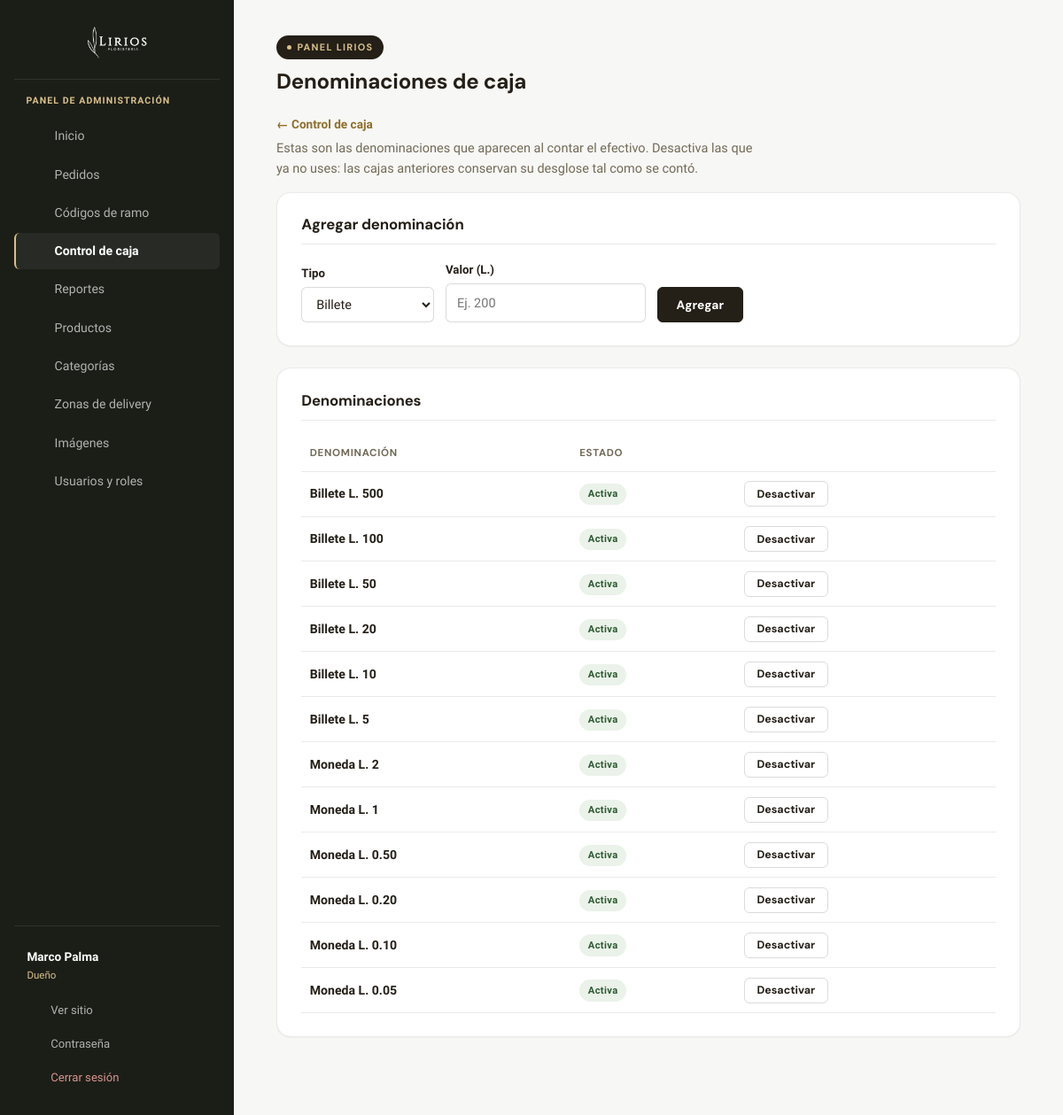
Page /admin/caja-denominaciones.php (signed in) on the committed database.
### tables this page shows
CREATE TABLE admin_usuarios (
  id            INT AUTO_INCREMENT PRIMARY KEY,
  usuario       VARCHAR(50) NOT NULL UNIQUE,
  nombre        VARCHAR(100) NOT NULL,
  password_hash VARCHAR(255) NOT NULL,
  rol_id        INT NOT NULL,
  activo        TINYINT(1) NOT NULL DEFAULT 1,
  ultimo_acceso DATETIME DEFAULT NULL,
  creado_en     DATETIME NOT NULL DEFAULT CURRENT_TIMESTAMP,
  FOREIGN KEY (rol_id) REFERENCES admin_roles(id)
);

CREATE TABLE admin_roles (
  id          INT AUTO_INCREMENT PRIMARY KEY,
  nombre      VARCHAR(80) NOT NULL UNIQUE,
  descripcion VARCHAR(200) DEFAULT NULL,
  es_dueno    TINYINT(1) NOT NULL DEFAULT 0,   
  creado_en   DATETIME NOT NULL DEFAULT CURRENT_TIMESTAMP
);

CREATE TABLE caja_denominaciones (
  id      INT AUTO_INCREMENT PRIMARY KEY,
  valor   DECIMAL(10,2) NOT NULL,
  tipo    ENUM('BILLETE','MONEDA') NOT NULL,
  activa  TINYINT(1) NOT NULL DEFAULT 1,    
  UNIQUE KEY uq_caja_denominacion (valor, tipo)
);

### admin/includes/functions.php (called while the page is built, shortened)
<?php
function e(?string $texto): string
{
    return htmlspecialchars((string) $texto, ENT_QUOTES, 'UTF-8');
}

### admin/includes/permisos.php (called while the page is built, shortened)
<?php
function usuario_actual(): ?array
{
    static $cargado = false, $usuario = null;
    if ($cargado) {
        return $usuario;
    }
    $cargado = true;
    $id = (int) ($_SESSION['usuario_id'] ?? 0);
    $stmt = db()->prepare(
        'SELECT u.id, u.usuario, u.nombre, u.rol_id, r.nombre AS rol_nombre, r.es_dueno
         FROM admin_usuarios u JOIN admin_roles r ON r.id = u.rol_id
         WHERE u.id = ? AND u.activo = 1'
    );
    $stmt->execute([$id]);
    $fila = $stmt->fetch();
    $permisos = [];
    $fila['permisos'] = $permisos;
    $usuario = $fila;
    return $usuario;
}

### config/db.php (called while the page is built, shortened)
<?php
function db(): PDO
{
    static $pdo = null;
    if ($pdo === null) {
        try {
            $pdo = new PDO(
                'mysql:host=' . DB_HOST . ';dbname=' . DB_NAME . ';charset=utf8mb4',
                DB_USER,
                DB_PASS,
                [
                    PDO::ATTR_ERRMODE => PDO::ERRMODE_EXCEPTION,
                    PDO::ATTR_DEFAULT_FETCH_MODE => PDO::FETCH_ASSOC,
                    PDO::ATTR_EMULATE_PREPARES => false,
                ]
            );
        } catch (PDOException $e) {
            error_log('[lirios] No se pudo conectar a la base de datos: ' . $e->getMessage());
            fallar_conexion_bd();
        }
    }
    return $pdo;
}

### admin/includes/auth.php (called while the page is built, shortened)
<?php
require_once __DIR__ . '/permisos.php';
if (empty($_SESSION['lirios_admin']) || usuario_actual() === null) {
    unset($_SESSION['lirios_admin'], $_SESSION['usuario_id']);
    header('Location: index.php');
    exit;
}

### admin/includes/caja.php (called while the page is built, shortened)
<?php
function caja_etiqueta_denominacion(array $d): string
{
    $valor = (float) $d['valor'];
    $txt = $valor == floor($valor) ? number_format($valor, 0) : number_format($valor, 2);
    return ($d['tipo'] === 'BILLETE' ? 'Billete' : 'Moneda') . ' L. ' . $txt;
}
function caja_denominaciones(bool $soloActivas = true): array
{
    $sql = 'SELECT * FROM caja_denominaciones' . ($soloActivas ? ' WHERE activa = 1' : '')
        . " ORDER BY tipo = 'MONEDA', valor DESC";
    return db()->query($sql)->fetchAll();
}
    ?>

### admin/caja-denominaciones.php (the view, shortened to what this page needs)
<?php
require_once __DIR__ . '/includes/auth.php';
require_once __DIR__ . '/includes/functions.php';
require_once __DIR__ . '/includes/layout.php';
require_once __DIR__ . '/includes/caja.php';
$denominaciones = caja_denominaciones(false);
admin_header('Denominaciones de caja', 'caja.php');
?>
<p class="caja-volver-fila"><a class="caja-volver" href="caja.php">← Control de caja</a></p>
<p class="intro">Estas son las denominaciones que aparecen al contar el efectivo. Desactiva las que ya no uses: las cajas anteriores conservan su desglose tal como se contó.</p>
<div class="panel">
  <h2>Agregar denominación</h2>
  <form method="post" action="caja-denominaciones.php" class="caja-form-den">
    <div>
      <label for="den-tipo">Tipo</label>
      <select id="den-tipo" name="tipo"><option value="BILLETE">Billete</option><option value="MONEDA">Moneda</option></select>
    </div>
    <div>
      <label for="den-valor">Valor (L.)</label>
      <input type="number" id="den-valor" name="valor" min="0.01" step="0.01" inputmode="decimal" required placeholder="Ej. 200">
    </div>
    <button type="submit" class="btn">Agregar</button>
  </form>
</div>
<div class="panel">
  <h2>Denominaciones</h2>
  <div class="tabla-scroll">
    <table class="tabla caja-tabla">
      <thead><tr><th>Denominación</th><th>Estado</th><th></th></tr></thead>
      <tbody>
        <?php foreach ($denominaciones as $d): ?>
          <tr>
            <td data-label="Denominación"><strong><?= e(caja_etiqueta_denominacion($d)) ?></strong></td>
            <td data-label="Estado"><?= $d['activa'] ? '<span class="badge si">Activa</span>' : '<span class="caja-estado cerrada"><i></i> Desactivada</span>' ?></td>
            <td>
              <form method="post" action="caja-denominaciones.php" class="inline">
                <button type="submit" class="btn mini secundario"><?= $d['activa'] ? 'Desactivar' : 'Activar' ?></button>
              </form>
            </td>
          </tr>
        <?php endforeach; ?>
      </tbody>
    </table>
  </div>
</div>
<?php admin_footer(); ?>

### admin/includes/layout.php (shortened to what this page needs)
<?php
function admin_icono(string $nombre): string
{
    $trazos = [
        'inicio' => '<path d="M4 11.5 12 4l8 7.5"/><path d="M6 10v8a1 1 0 0 0 1 1h3v-5h4v5h3a1 1 0 0 0 1-1v-8"/>',
        'pedidos' => '<path d="M6 3h12v17l-2.5-1.5L13 20l-2.5-1.5L8 20l-2-1.5V3Z"/><path d="M9 8h6M9 12h6M9 16h3"/>',
        'codigos' => '<path d="M9 3 7 21M17 3l-2 18M4 8h16M3 16h16"/>',
        'caja' => '<rect x="3" y="6.5" width="18" height="11" rx="2"/><circle cx="12" cy="12" r="2.6"/><path d="M6.5 10v.01M17.5 14v.01"/>',
        'reportes' => '<path d="M3 20h18"/><path d="M5 20V10M12 20V4M19 20v-7"/>',
        'productos' => '<path d="M11 3h6a2 2 0 0 1 2 2v6l-9.5 9.5a1.5 1.5 0 0 1-2 0L3 16a1.5 1.5 0 0 1 0-2Z"/><circle cx="15.5" cy="7.5" r="1.25"/>',
        'categorias' => '<rect x="3.5" y="3.5" width="7" height="7" rx="1.3"/><rect x="13.5" y="3.5" width="7" height="7" rx="1.3"/><rect x="3.5" y="13.5" width="7" height="7" rx="1.3"/><rect x="13.5" y="13.5" width="7" height="7" rx="1.3"/>',
        'zonas' => '<path d="M12 21s-7-6.1-7-11.5A7 7 0 0 1 19 9.5C19 14.9 12 21 12 21Z"/><circle cx="12" cy="9.5" r="2.3"/>',
        'imagenes' => '<rect x="3.5" y="4.5" width="17" height="15" rx="2"/><circle cx="9" cy="10" r="1.6"/><path d="m5 18 5-5 3.5 3.5L18 12l1.7 1.7"/>',
        'usuarios' => '<circle cx="9" cy="8" r="3.2"/><path d="M3 20c0-3.3 2.7-6 6-6s6 2.7 6 6"/><path d="M16 5.2a3.2 3.2 0 0 1 0 5.6M18 14.4c1.9.8 3 2.6 3 5.6"/>',
        'contrasena' => '<circle cx="8" cy="15" r="3.3"/><path d="M10.3 12.7 18 5"/><path d="M15 8l2 2"/><path d="M17.3 5.7 19 7.3"/>',
        'salir' => '<path d="M9 4H6a2 2 0 0 0-2 2v12a2 2 0 0 0 2 2h3"/><path d="M15 16l4-4-4-4"/><path d="M19 12H9"/>',
        'externo' => '<path d="M14 4h6v6"/><path d="M20 4 10 14"/><path d="M18 13v5a2 2 0 0 1-2 2H6a2 2 0 0 1-2-2V8a2 2 0 0 1 2-2h5"/>',
        'check' => '<circle cx="12" cy="12" r="9"/><path d="m8.5 12.5 2.3 2.3L16 9.8"/>',
        'chevron' => '<path d="m9 6 6 6-6 6"/>',
        'filtro' => '<path d="M4 5h16l-6.2 7.2v5.3l-3.6 1.9v-7.2Z"/>',
        'buscar' => '<circle cx="11" cy="11" r="6.5"/><path d="m20 20-3.6-3.6"/>',
        'cerrar' => '<path d="M6 6l12 12M18 6 6 18"/>',
    ];
    $d = $trazos[$nombre] ?? '';
    return '<svg viewBox="0 0 24 24" fill="none" stroke="currentColor" stroke-width="1.75" '
        . 'stroke-linecap="round" stroke-linejoin="round" aria-hidden="true">' . $d . '</svg>';
}
function admin_header(string $titulo, string $activo = ''): void
{
    $todos = [
        'dashboard.php' => ['inicio', 'Inicio', null],
        'pedidos.php' => ['pedidos', 'Pedidos', 'pedidos'],
        'codigos.php' => ['codigos', 'Códigos de ramo', 'codigos'],
        'caja.php' => ['caja', 'Control de caja', 'caja'],
        'reportes.php' => ['reportes', 'Reportes', 'reportes'],
        'productos.php' => ['productos', 'Productos', 'productos'],
        'categorias.php' => ['categorias', 'Categorías', 'categorias'],
        'zonas-delivery.php' => ['zonas', 'Zonas de delivery', 'zonas'],
        'subir-imagen.php' => ['imagenes', 'Imágenes', 'imagenes'],
        'usuarios.php' => ['usuarios', 'Usuarios y roles', 'usuarios'],
    ];
    $items = [];
    foreach ($todos as $url => [$icono, $nombre, $modulo]) {
        if ($modulo === null ? es_dueno() : puede($modulo, 'ver')) {
            $items[$url] = [$icono, $nombre];
        }
    }
    $yo = usuario_actual();
    ?>
<!DOCTYPE html>
<html lang="es">
<head>
  <link rel="stylesheet" href="../css/admin.css?v=33">
</head>
<body class="admin-shell">
  <aside class="admin-sidebar">
    <a class="sidebar-brand" href="dashboard.php">
      <img src="../images/Logo_Negativo.png" alt="LIRIOS Floristería">
    </a>
    <span class="sidebar-eyebrow">Panel de administración</span>
    <nav class="sidebar-nav">
      <?php foreach ($items as $url => [$icono, $nombre]): ?>
        <a href="<?= e($url) ?>" class="<?= $activo === $url ? 'activo' : '' ?>">
          <span class="sidebar-icon"><?= admin_icono($icono) ?></span>
          <?= e($nombre) ?>
        </a>
      <?php endforeach; ?>
    </nav>
    <div class="sidebar-footer">
      <?php if ($yo): ?>
        <span class="sidebar-usuario"><strong><?= e($yo['nombre']) ?></strong><small><?= e($yo['rol_nombre']) ?></small></span>
      <?php endif; ?>
      <a href="../index.html" target="_blank" rel="noopener">
        <span class="sidebar-icon"><?= admin_icono('externo') ?></span> Ver sitio
      </a>
      <a href="cambiar-password.php" class="<?= $activo === 'cambiar-password.php' ? 'activo' : '' ?>">
        <span class="sidebar-icon"><?= admin_icono('contrasena') ?></span> Contraseña
      </a>
      <a href="logout.php" class="salir">
        <span class="sidebar-icon"><?= admin_icono('salir') ?></span> Cerrar sesión
      </a>
    </div>
  </aside>
  <div class="admin-content">
    <span class="eyebrow">Panel LIRIOS</span>
    <h1><?= e($titulo) ?></h1>
<?php
}
function admin_footer(): void
{
    ?>
  </div>
</body>
</html>
    <?php
}

### rows in the picture
admin_usuarios: nombre "Marco Palma", rol.nombre "Dueño"
caja_denominaciones: caja_etiqueta_denominacion($d) "Billete L. 500", activa "Activa"
caja_denominaciones: caja_etiqueta_denominacion($d) "Billete L. 100", activa "Activa"
caja_denominaciones: caja_etiqueta_denominacion($d) "Billete L. 50", activa "Activa"
caja_denominaciones: caja_etiqueta_denominacion($d) "Billete L. 20", activa "Activa"
caja_denominaciones: caja_etiqueta_denominacion($d) "Billete L. 10", activa "Activa"
caja_denominaciones: caja_etiqueta_denominacion($d) "Billete L. 5", activa "Activa"
caja_denominaciones: caja_etiqueta_denominacion($d) "Moneda L. 2", activa "Activa"
caja_denominaciones: caja_etiqueta_denominacion($d) "Moneda L. 1", activa "Activa"
caja_denominaciones: caja_etiqueta_denominacion($d) "Moneda L. 0.50", activa "Activa"
caja_denominaciones: caja_etiqueta_denominacion($d) "Moneda L. 0.20", activa "Activa"
caja_denominaciones: caja_etiqueta_denominacion($d) "Moneda L. 0.10", activa "Activa"
caja_denominaciones: caja_etiqueta_denominacion($d) "Moneda L. 0.05", activa "Activa"

### other values in the picture
$nombre "Inicio"
$nombre "Pedidos"
$nombre "Códigos de ramo"
$nombre "Control de caja"
$nombre "Reportes"
$nombre "Productos"
$nombre "Categorías"
$nombre "Zonas de delivery"
$nombre "Imágenes"
$nombre "Usuarios y roles"
$titulo "Denominaciones de caja"
